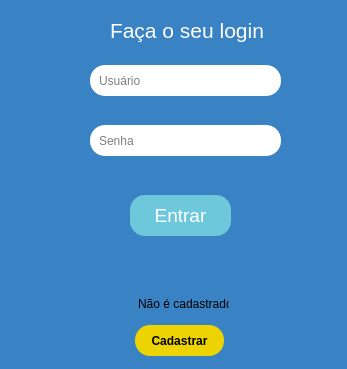
<?xml version="1.0" encoding="UTF-8"?>
<ui version="4.0">
 <class>MainWindow</class>
 <widget class="QMainWindow" name="MainWindow">
  <property name="geometry">
   <rect>
    <x>0</x>
    <y>0</y>
    <width>347</width>
    <height>369</height>
   </rect>
  </property>
  <property name="minimumSize">
   <size>
    <width>347</width>
    <height>369</height>
   </size>
  </property>
  <property name="maximumSize">
   <size>
    <width>347</width>
    <height>369</height>
   </size>
  </property>
  <property name="windowTitle">
   <string>Logon</string>
  </property>
  <property name="styleSheet">
   <string notr="true">background-color: rgb(57, 130, 195);</string>
  </property>
  <widget class="QWidget" name="centralwidget">
   <widget class="QPushButton" name="pushButton">
    <property name="geometry">
     <rect>
      <x>130</x>
      <y>195</y>
      <width>101</width>
      <height>41</height>
     </rect>
    </property>
    <property name="font">
     <font>
      <pointsize>14</pointsize>
      <weight>50</weight>
      <bold>false</bold>
     </font>
    </property>
    <property name="cursor">
     <cursorShape>PointingHandCursor</cursorShape>
    </property>
    <property name="styleSheet">
     <string notr="true">background-color: #6EC8DB;
border-radius: 15px;
color: white</string>
    </property>
    <property name="text">
     <string>Entrar</string>
    </property>
    <property name="default">
     <bool>true</bool>
    </property>
   </widget>
   <widget class="QLineEdit" name="lineEdit">
    <property name="geometry">
     <rect>
      <x>90</x>
      <y>65</y>
      <width>191</width>
      <height>31</height>
     </rect>
    </property>
    <property name="styleSheet">
     <string notr="true">background-color: rgb(255,255,255);
border-radius: 15px;
padding: 5px;
padding-left: 7px;</string>
    </property>
    <property name="placeholderText">
     <string>Usuário</string>
    </property>
   </widget>
   <widget class="QLineEdit" name="lineEdit_2">
    <property name="geometry">
     <rect>
      <x>90</x>
      <y>125</y>
      <width>191</width>
      <height>31</height>
     </rect>
    </property>
    <property name="styleSheet">
     <string notr="true">background-color: rgb(255,255,255);
border-radius: 15px;
padding: 5px;
padding-left: 7px;</string>
    </property>
    <property name="placeholderText">
     <string>Senha</string>
    </property>
   </widget>
   <widget class="QLabel" name="label">
    <property name="geometry">
     <rect>
      <x>138</x>
      <y>295</y>
      <width>91</width>
      <height>17</height>
     </rect>
    </property>
    <property name="text">
     <string>Não é cadastrado?</string>
    </property>
   </widget>
   <widget class="QPushButton" name="pushButton_2">
    <property name="geometry">
     <rect>
      <x>135</x>
      <y>325</y>
      <width>89</width>
      <height>31</height>
     </rect>
    </property>
    <property name="font">
     <font>
      <weight>75</weight>
      <bold>true</bold>
     </font>
    </property>
    <property name="cursor">
     <cursorShape>PointingHandCursor</cursorShape>
    </property>
    <property name="styleSheet">
     <string notr="true">background-color: rgb(237, 212, 0);
border-radius: 15px;
</string>
    </property>
    <property name="text">
     <string>Cadastrar</string>
    </property>
   </widget>
   <widget class="QLabel" name="label_2">
    <property name="geometry">
     <rect>
      <x>110</x>
      <y>15</y>
      <width>161</width>
      <height>31</height>
     </rect>
    </property>
    <property name="styleSheet">
     <string notr="true">font-size: 16pt;
color: white;</string>
    </property>
    <property name="text">
     <string>Faça o seu login</string>
    </property>
   </widget>
   <widget class="QLabel" name="label_3">
    <property name="geometry">
     <rect>
      <x>90</x>
      <y>165</y>
      <width>201</width>
      <height>21</height>
     </rect>
    </property>
    <property name="font">
     <font>
      <pointsize>12</pointsize>
      <weight>75</weight>
      <bold>true</bold>
     </font>
    </property>
    <property name="styleSheet">
     <string notr="true">color: rgb(237, 212, 0);</string>
    </property>
    <property name="text">
     <string/>
    </property>
   </widget>
   <widget class="QLabel" name="label_4">
    <property name="geometry">
     <rect>
      <x>50</x>
      <y>60</y>
      <width>31</width>
      <height>40</height>
     </rect>
    </property>
    <property name="text">
     <string/>
    </property>
    <property name="pixmap">
     <pixmap>login.png</pixmap>
    </property>
   </widget>
   <widget class="QLabel" name="label_5">
    <property name="geometry">
     <rect>
      <x>50</x>
      <y>120</y>
      <width>31</width>
      <height>40</height>
     </rect>
    </property>
    <property name="text">
     <string/>
    </property>
    <property name="pixmap">
     <pixmap>senha.png</pixmap>
    </property>
   </widget>
  </widget>
 </widget>
 <tabstops>
  <tabstop>lineEdit</tabstop>
  <tabstop>lineEdit_2</tabstop>
  <tabstop>pushButton</tabstop>
  <tabstop>pushButton_2</tabstop>
 </tabstops>
 <resources/>
 <connections/>
</ui>
